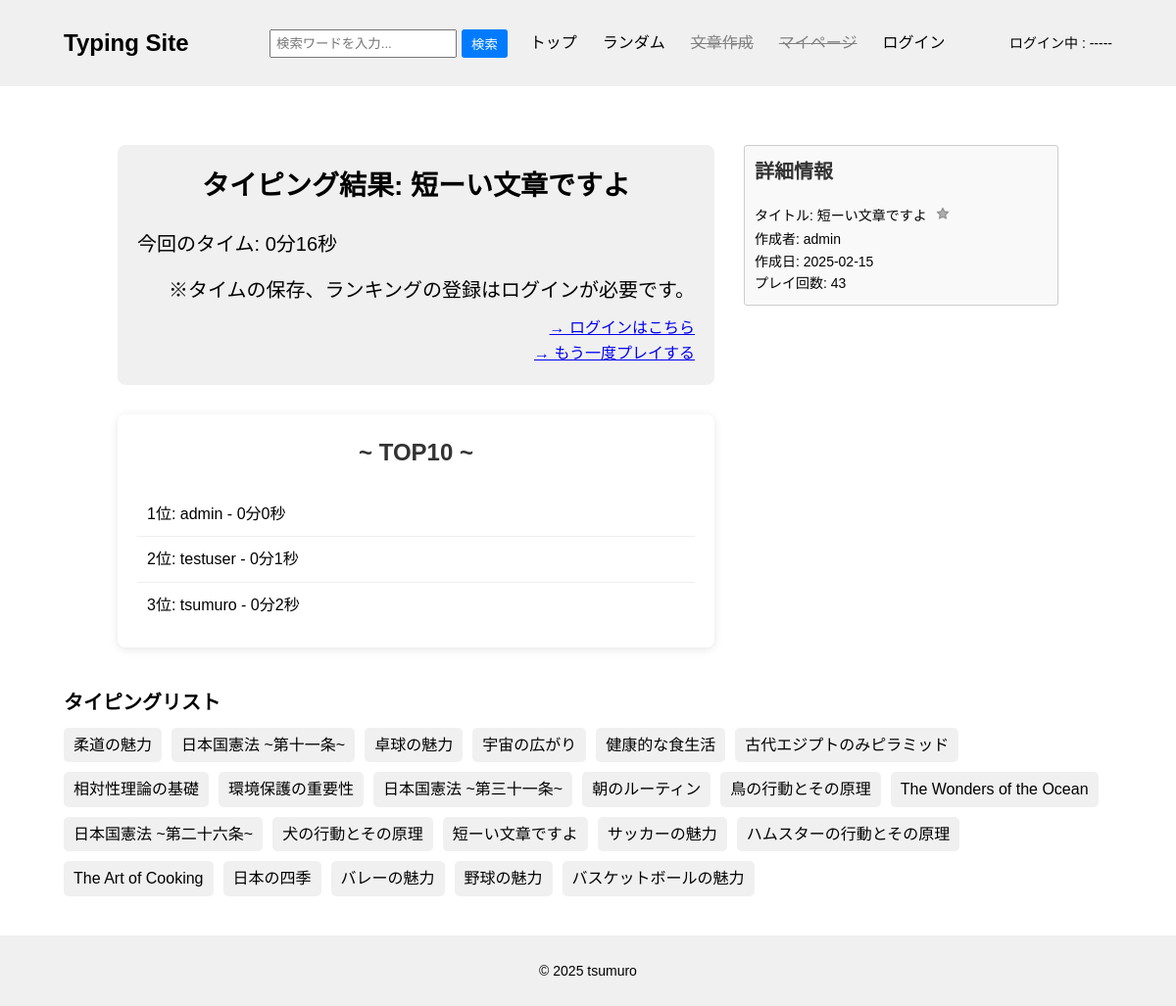
Page /guest_result/16/16 on the earlier database version.
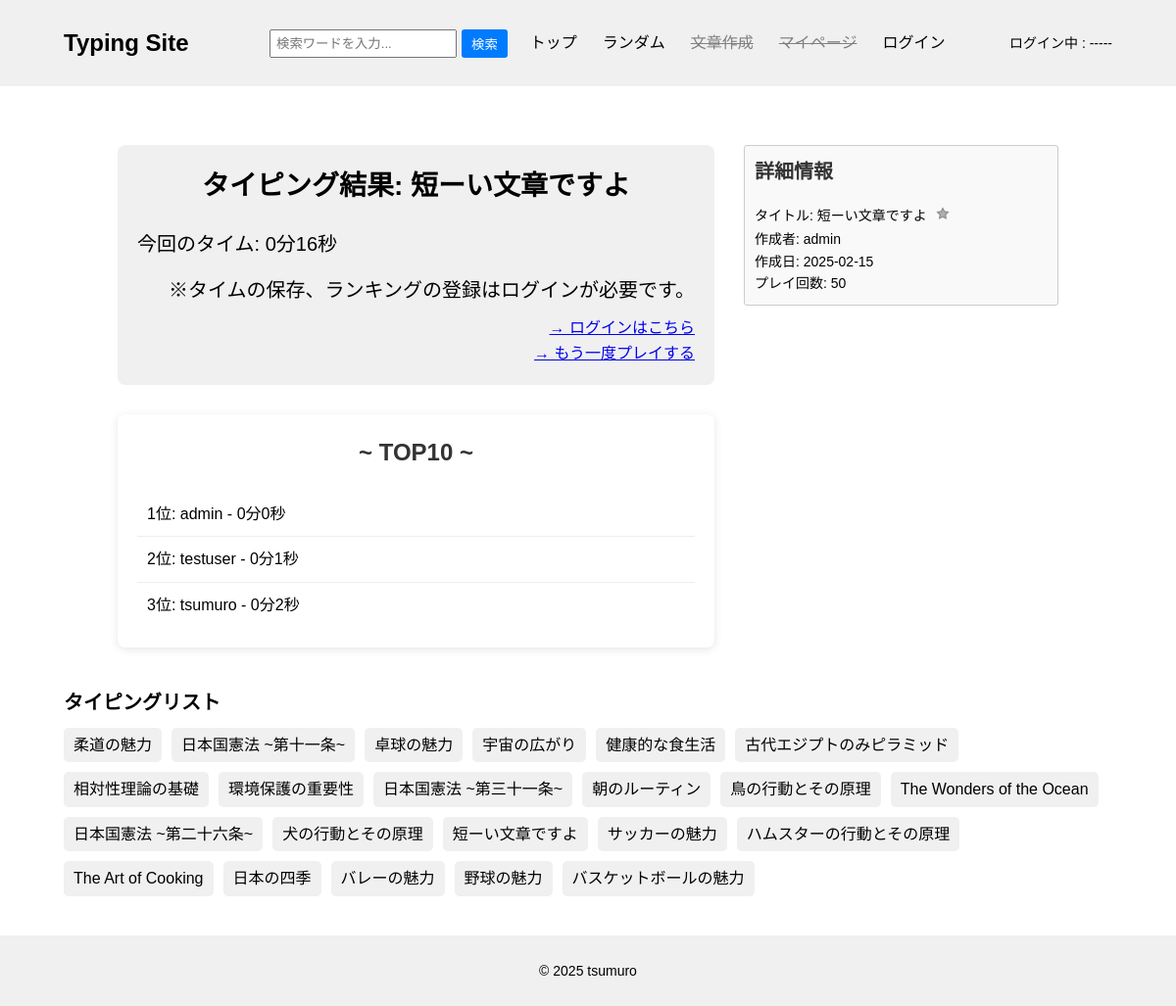
Same page on the later database version.
### typingapp/models.py (models this page shows, shortened)
class History(models.Model):
    user = models.ForeignKey(CustomUser, on_delete=models.CASCADE)
    title = models.ForeignKey(Content, on_delete=models.CASCADE)
    typing_time = models.IntegerField()

### accounts/models.py (models this page shows)
class CustomUser(AbstractUser):
    pass

### contentapp/models.py (models this page shows, shortened)
class Content(models.Model):
    user = models.ForeignKey(
        settings.AUTH_USER_MODEL,
        on_delete=models.SET_NULL,
        null=True,
        blank=True
    )
    title = models.CharField(max_length=50, unique=True)
    sentence = models.TextField()
    category = models.ForeignKey(
        Category,
        on_delete=models.SET_NULL,
        null=True,
        blank=True,
    )
    is_public = models.BooleanField(default=True)
    play_count = models.IntegerField(default=0)
    created_at = models.DateTimeField(auto_now_add=True)

### typingapp/views.py (the view)
# urls.py: path('guest_result/<int:pk>/<int:typing_time>', views.GuestResultView.as_view(), name='guest_result'),
class GuestResultView(generic.DetailView):
    model = Content
    template_name = "guest_result.html"
    context_object_name = "content_object"
    def get_context_data(self, **kwargs):
        context = super().get_context_data(**kwargs)
        typing_time = self.kwargs.get("typing_time")
        context['typing_time'] = int(typing_time)
        context['ranking_list'] = History.objects.filter(title__title=self.object.title).order_by("typing_time")
        context['content_list'] = Content.objects.filter(is_public=True).order_by("?")
        return context

### templatetags/custom_filters.py (called while the page is built)
@register.filter
def format_duration(seconds):
    minutes = seconds // 60
    remaining_seconds = seconds % 60
    return f"{minutes}分{remaining_seconds}秒"

### typingapp/templates/guest_result.html (shortened to what this page needs)
{% extends "base.html" %}
{% load custom_filters %}
{% block contents %}
<div class="result-container">
    <div class="result-content">
        <div class="result-info">
            <h1 class="result-title">タイピング結果: {{ content_object.title }}</h1>
            <p>今回のタイム: {{ typing_time|format_duration }}</p>
            <div id="result-comment">
                <p>※タイムの保存、ランキングの登録はログインが必要です。</p>
                <a href="{% url "accounts:login" %}">→ ログインはこちら</a><br>
                <a href="{% url "typingapp:typing" content_object.pk %}">→ もう一度プレイする</a>
            </div>
        </div>
        <div class="ranking-list">
            <h2>~ TOP10 ~</h2>
            <ul>
                {% for ranking in ranking_list|slice:":10" %}
                    <li>{{ forloop.counter }}位: {{ ranking.user }} - {{ ranking.typing_time|format_duration }}</li>
                {% empty %}
                    <li>まだランキングがありません</li>
                {% endfor %}
            </ul>
        </div>
    </div>
    <div class="side-content">
        <div class="detail-list">
            <h2>詳細情報</h2>
            <p>
                タイトル: {{ content_object.title }}
                <button type="submit" id="favorite-button" class="favorite-add-btn" title="お気に入り登録(ログインが必要)" disabled>
                    <svg xmlns="http://www.w3.org/2000/svg" width="16" height="16" viewBox="0 0 24 24" fill="none" stroke="currentColor" stroke-width="2" stroke-linecap="round" stroke-linejoin="round">
                        <polygon points="12 2 15.09 8.26 22 9.27 17 14.14 18.18 21.02 12 17.77 5.82 21.02 7 14.14 2 9.27 8.91 8.26 12 2"></polygon>
                    </svg>
                </button>
                <br>
                作成者: {{ content_object.user }}<br>
                作成日: {{ content_object.created_at|date:"Y-m-j" }}<br>
                プレイ回数: {{ content_object.play_count }}
            </p>
        </div>
    </div>
</div>
<div class="content-list">
    <h2>タイピングリスト</h2>
    <ul>
        {% for content in content_list|slice:":22" %}
        <li><a href="{% url "typingapp:typing" content.pk %}">{{ content.title }}</a></li>
        {% endfor %}
    </ul>
</div>
{% endblock %}

Differences in the rows shown:
changed Content "短ーい文章ですよ": play_count "43" → "50"
